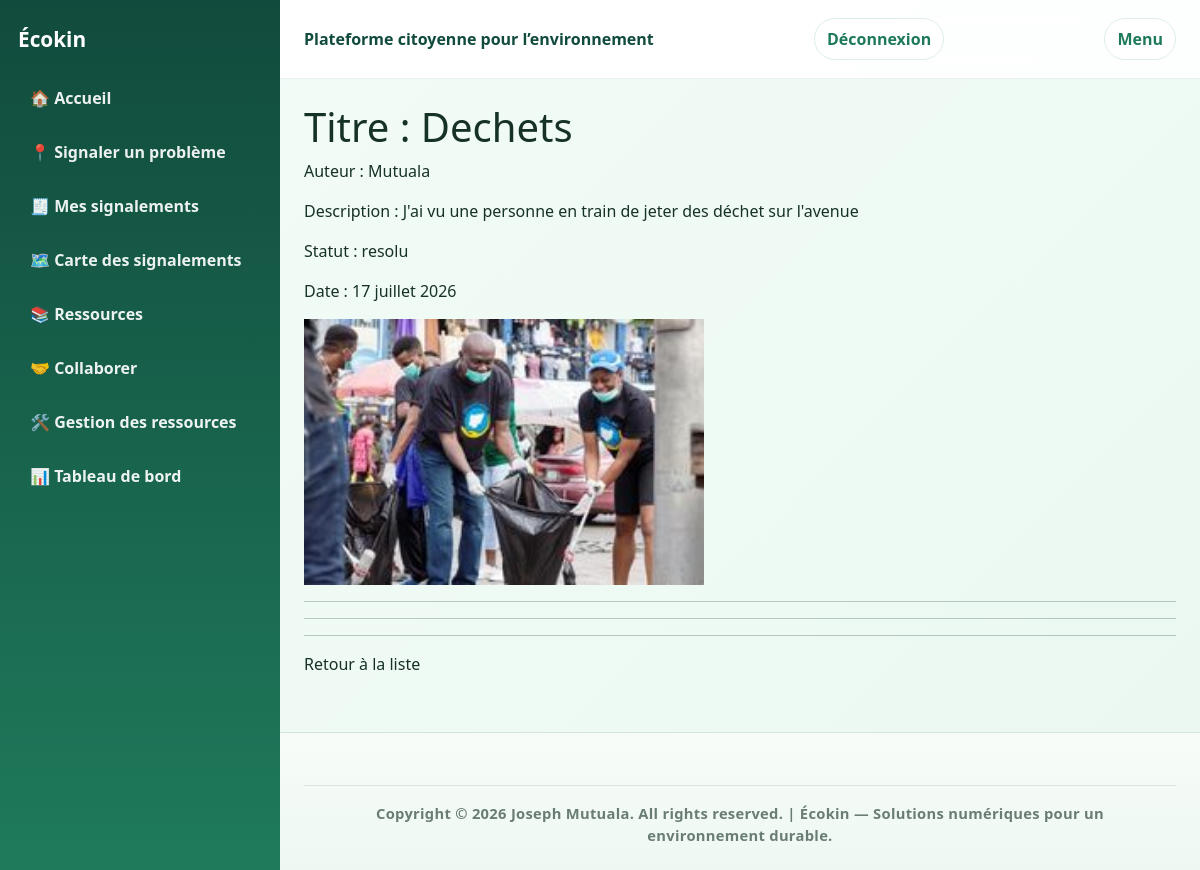
The page /signalements/8/ (signed in) on the database its author committed.
### signalements/models.py (models this page shows, shortened)
class Signalements(models.Model):
    STATUT_CHOICES = [
        ('en_attente', 'En attente'),
        ('en_cours', 'En cours'),
        ('resolu', 'Résolu'),
        ('rejete', 'Rejeté'),
    ]
    titre = models.CharField(max_length=200, help_text="Entrez le titre du signalement")
    description = models.TextField()
    photo = models.ImageField(upload_to = 'signalements/', blank=True, null=True)
    latitude = models.DecimalField(max_digits= 9, decimal_places= 6)
    longitude = models.DecimalField(max_digits= 9, decimal_places= 6)
    statut = models.CharField(max_length=20, choices=STATUT_CHOICES, default='en_attente')
    date_creation = models.DateField(auto_now_add= True)
    utilisateur = models.ForeignKey(settings.AUTH_USER_MODEL, on_delete=models.CASCADE, related_name = 'signalements')

### accounts/models.py (models this page shows, shortened)
class Utilisateur(AbstractUser):
    ROLE_CHOICES = [
        ('citoyens', 'Citoyens'),
        ('autorités', 'Autorités'),
        ('ong', 'Ong'),
        ('admin', 'Administrateur'),
    ]
    telephone = models.CharField(max_length= 50, blank=True, help_text="Entrez votre numero ici")
    adresse = models.CharField(max_length= 255, blank=True, help_text="Entrez votre adresse ici")
    photo = models.ImageField(upload_to='profils/', blank=True, null=True)
    role = models.CharField(max_length=20, choices=ROLE_CHOICES, default='citoyens')
    def est_autorite(self):
        return self.role == "autorités"
    def peut_etre_modifier(self,signalements):
        return (
            self == signalements.utilisateur or self.est_autorite()
        )
    def peut_etre_supprimer(self, signalements):
         return(
             self == signalements.utilisateur or self.est_autorite()
         )

### signalements/views.py (the view)
# urls.py: path('<int:pk>/', views.detail_signalements, name='detail_signalements'),
def detail_signalements(request,pk):
    signalements = get_object_or_404(Signalements, pk=pk)
    peut_modifier = request.user.peut_etre_modifier(signalements)
    peut_supprimer = request.user.peut_etre_supprimer(signalements)
    return render(request, "signalements/detail_signalements.html", {"signalements": signalements, "peut_modifier": peut_modifier, "peut_supprimer": peut_supprimer })

### templates/signalements/detail_signalements.html (shortened to what this page needs)
{% extends 'base.html'%}
{% block content %}
<h1>Titre : {{ signalements.titre }}</h1>
<p>Auteur : {{signalements.utilisateur.username }}</p>
<p> Description : {{ signalements.description}}</p>
<p>Statut : {{ signalements.statut}} </p>
<p>Date : {{ signalements.date_creation }}</p>
{% if signalements.photo %}
<img src="{{ signalements.photo.url }}" width="400">
{% endif %}
<hr>
<hr>
<hr>
<a href="{% url 'liste' %}">
    Retour à la liste
</a>
{% endblock%}

### templates/base.html (style rules this page uses)
:root { --green-900: #114b3d; --green-700: #1f7a5b; --green-500: #36b37e; --green-100: #eaf8f1; --text: #163126; --muted: #5f786d; --card: #ffffff; --shadow: 0 16px 35px rgba(17, 75, 61, 0.12); }
* { box-sizing: border-box; }
body { margin: 0; font-family: "Segoe UI", Arial, sans-serif; color: var(--text); background: linear-gradient(135deg, #f4fcf8 0%, #eaf8f1 100%); }
a { text-decoration: none; color: inherit; }

### rows shown on the page
Signalements: titre "Dechets", utilisateur.username "Mutuala", description "J'ai vu une personne en train de jeter des déchet sur l'avenue", statut "resolu", date_creation "17 juillet 2026", photo (picture)
